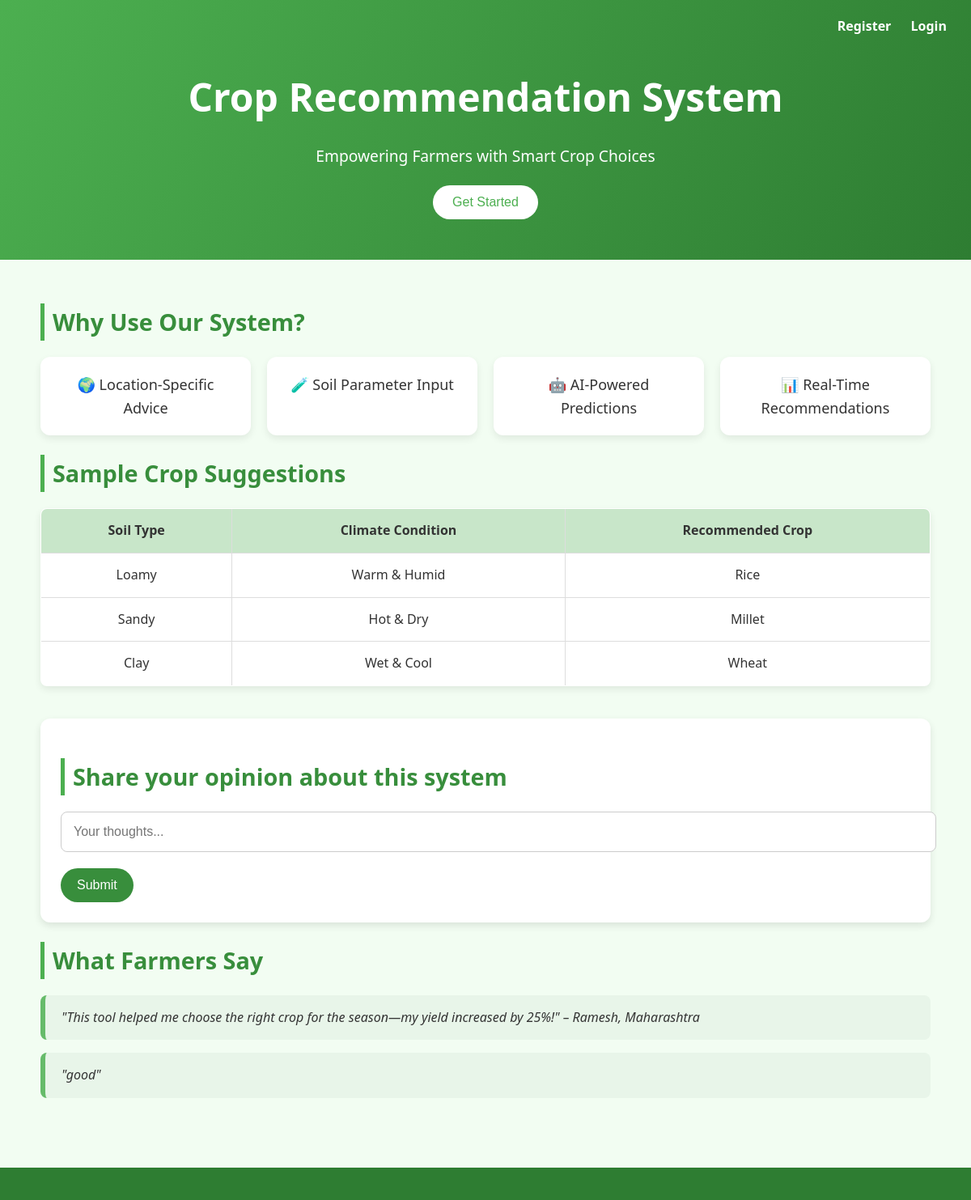
The app's page /, older data.
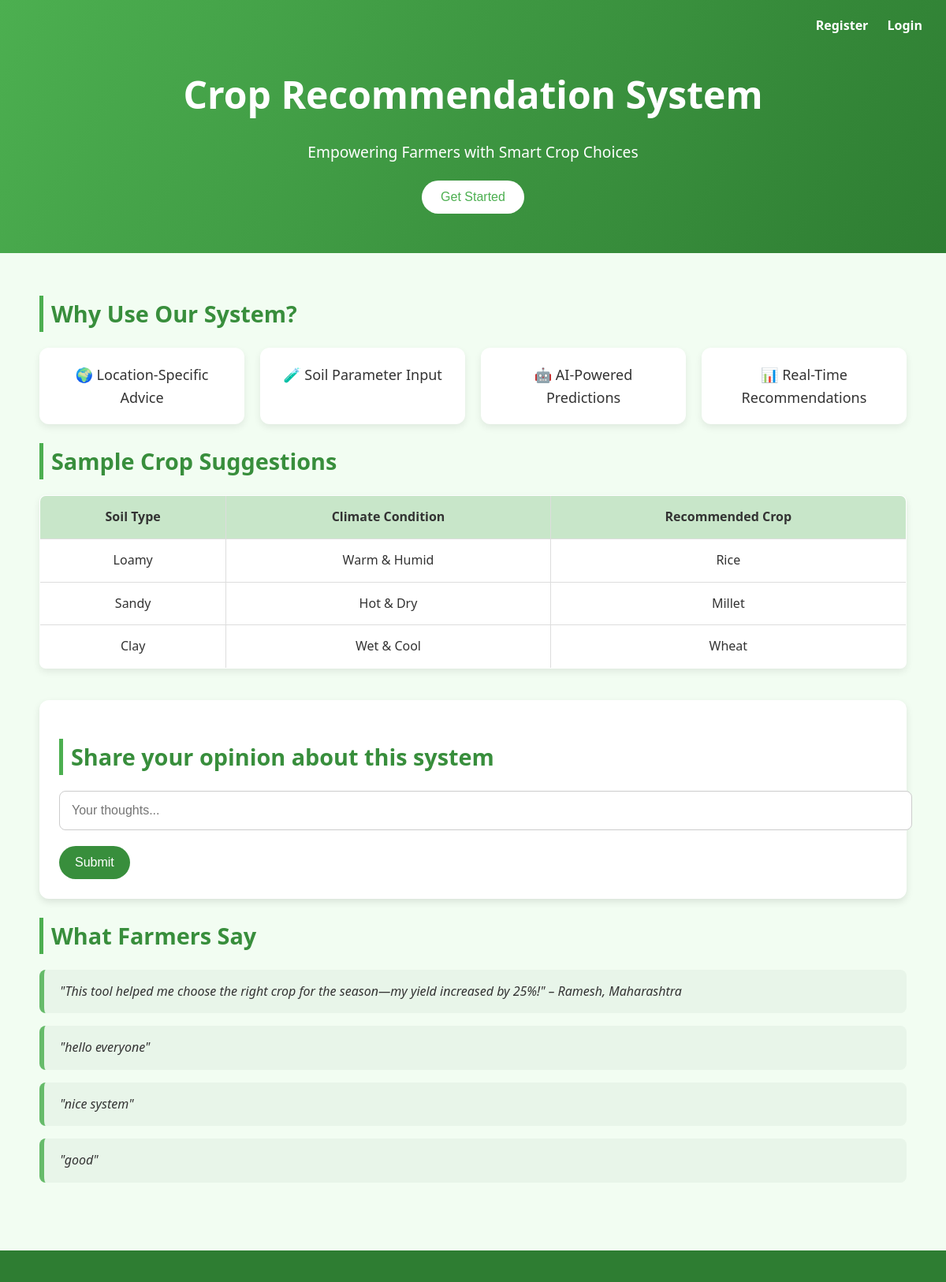
The same page, newer data.
### myapp/models.py (models this page shows)
class opinion(models.Model):
    op=models.CharField(max_length=60)
    created_at = models.DateTimeField(default=timezone.now)

### myapp/views.py (the view)
# urls.py: 2. Add a URL to urlpatterns:  path('', views.home, name='home')
def home(request):
    if request.method=="POST":
        tex=request.POST.get("te")
        if tex:
            obj1=opinion(op=tex)
            obj1.save()
        return redirect("home")
    all_opinions = opinion.objects.order_by('-created_at')  # most recent first
    return render(request, 'home.html', {'opinions': all_opinions})

### templates/home.html (shortened to what this page needs)
<!DOCTYPE html>
<html lang="en">
<head>
</head>
<body>
  <header>
    <h1>Crop Recommendation System</h1>
    <p>Empowering Farmers with Smart Crop Choices</p>
    <button onclick="window.location.href='/register'">Get Started</button>
    <section id="input-section" class="rl">
        <a href="register">Register</a>
        <a href="login">Login</a>
    </section>
  </header>
  <div class="container">
    <section class="features">
      <h2>Why Use Our System?</h2>
      <div class="feature-list">
        <div class="feature-item">🌍 Location-Specific Advice</div>
        <div class="feature-item">🧪 Soil Parameter Input</div>
        <div class="feature-item">🤖 AI-Powered Predictions</div>
        <div class="feature-item">📊 Real-Time Recommendations</div>
      </div>
    </section>
    <section class="sample">
      <h2>Sample Crop Suggestions</h2>
      <table>
        <tr>
          <th>Soil Type</th>
          <th>Climate Condition</th>
          <th>Recommended Crop</th>
        </tr>
        <tr>
          <td>Loamy</td>
          <td>Warm & Humid</td>
          <td>Rice</td>
        </tr>
        <tr>
          <td>Sandy</td>
          <td>Hot & Dry</td>
          <td>Millet</td>
        </tr>
        <tr>
          <td>Clay</td>
          <td>Wet & Cool</td>
          <td>Wheat</td>
        </tr>
      </table>
    </section>
    <section class="testimonials">
      <form method="POST">
        <h2>Share your opinion about this system</h2>
        <input type="text" placeholder="Your thoughts..." name="te" required />
        <button type="submit">Submit</button>
      </form>
      <h2>What Farmers Say</h2>
      <p><em>"This tool helped me choose the right crop for the season—my yield increased by 25%!"</em> – Ramesh, Maharashtra</p>
      {% for x in opinions %}
        <p><em>"{{ x.op }}"</em></p>
      {% empty %}
        <p>No opinions yet. Be the first to share!</p>
      {% endfor %}
    </section>
  </div>
  <footer>
  </footer>
</body>
</html>

### templates/home.html (style rules this page uses)
body { font-family: 'Segoe UI', Tahoma, Geneva, Verdana, sans-serif; margin: 0; padding: 0; line-height: 1.6; background-color: #f2fdf2; color: #333; }
header { background: linear-gradient(120deg, #4CAF50, #2e7d32); color: white; padding: 50px 20px; text-align: center; position: relative; }
header h1 { margin-bottom: 10px; font-size: 3em; }
header p { font-size: 1.2em; margin-bottom: 20px; }
header button { background: #ffffff; color: #4CAF50; border: none; padding: 12px 24px; font-size: 16px; border-radius: 25px; cursor: pointer; transition: background 0.3s ease; }
.rl { position: absolute; top: 20px; right: 30px; }
.rl a { color: white; margin-left: 20px; text-decoration: none; font-weight: bold; font-size: 16px; }
.container { padding: 30px 20px; max-width: 1100px; margin: auto; }
section h2 { color: #388e3c; margin-bottom: 20px; font-size: 1.8em; border-left: 5px solid #4CAF50; padding-left: 10px; }
.feature-list { display: flex; flex-wrap: wrap; gap: 20px; justify-content: space-between; }
.feature-item { flex: 1 1 220px; background: white; padding: 20px; border-radius: 12px; box-shadow: 0 4px 10px rgba(0,0,0,0.08); text-align: center; font-size: 18px; }
table { width: 100%; border-collapse: collapse; margin-top: 20px; background: white; border-radius: 8px; overflow: hidden; box-shadow: 0 4px 10px rgba(0,0,0,0.08); }
table, th, td { border: 1px solid #ddd; }
th { background-color: #c8e6c9; }
th, td { padding: 14px; text-align: center; font-size: 16px; }
form { background: #ffffff; padding: 25px; border-radius: 12px; box-shadow: 0 4px 10px rgba(0,0,0,0.1); margin-top: 30px; }
form input[type="text"] { width: 100%; padding: 15px; font-size: 16px; border-radius: 8px; border: 1px solid #ccc; margin-bottom: 20px; }
form button { background-color: #388e3c; color: white; border: none; padding: 12px 20px; font-size: 16px; border-radius: 25px; cursor: pointer; transition: background 0.3s ease; }
.testimonials { margin-top: 40px; }
.testimonials p { background: #e8f5e9; padding: 15px 20px; border-left: 6px solid #66bb6a; border-radius: 8px; margin-top: 10px; font-style: italic; }
footer { background: #2e7d32; color: white; padding: 20px; text-align: center; margin-top: 40px; font-size: 14px; }

Row changes from the older to the newer data that the page shows:
added opinion: op "hello everyone"
added opinion: op "nice system"
